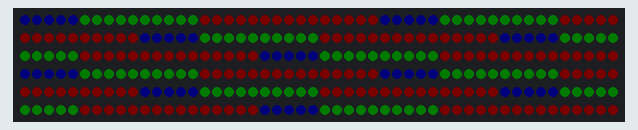
Recording of a sketch running on a simulated Arduino Uno, built with avr-gcc and run on an emulated ATmega328P. Shown: 300 RGB LEDs in strip order, left to right, continuing on the next row. Dim RGB values are drawn brighter than linear.

Above: at 0.1 s.

The sketch:

Strand0Test.ino
```cpp
/*
 * Single-strand test: strand 0 only (small nodes).
 * Pins match main TeensySquid strand 0: DATA = 0, CLK = 9.
 * Each node: inner ring (5 LEDs) = blue, middle (10) = green, outer (15) = red.
 * Overall brightness 30/255.
 */

#include <Arduino.h>
#include <FastLED.h>

#define DATA_PIN  0
#define CLOCK_PIN 9

// Small node: inner=5, middle=10, outer=15
#define INNER_LEDS  5
#define MIDDLE_LEDS 10
#define OUTER_LEDS  15
#define LEDS_PER_NODE (INNER_LEDS + MIDDLE_LEDS + OUTER_LEDS)  // 30

#define NODES_ON_STRAND  10
#define NUM_LEDS         (NODES_ON_STRAND * LEDS_PER_NODE)     // 300

#define MAX_BRIGHTNESS 30   // 30/255

CRGB leds[NUM_LEDS];

void setup() {
  FastLED.addLeds<SK9822, DATA_PIN, CLOCK_PIN, BGR>(leds, NUM_LEDS);
  FastLED.setBrightness(30);   // we scale colour in code to 30/255

  // Fill: each node → inner=blue, middle=green, outer=red
  for (uint16_t n = 0; n < NODES_ON_STRAND; n++) {
    uint16_t base = n * LEDS_PER_NODE;

    // Inner ring (first 5 LEDs) = blue
    for (uint8_t i = 0; i < INNER_LEDS; i++) {
      leds[base + i] = CRGB(0, 0, MAX_BRIGHTNESS);
    }
    base += INNER_LEDS;

    // Middle ring (next 10 LEDs) = green
    for (uint8_t i = 0; i < MIDDLE_LEDS; i++) {
      leds[base + i] = CRGB(0, MAX_BRIGHTNESS, 0);
    }
    base += MIDDLE_LEDS;

    // Outer ring (last 15 LEDs) = red
    for (uint8_t i = 0; i < OUTER_LEDS; i++) {
      leds[base + i] = CRGB(MAX_BRIGHTNESS, 0, 0);
    }
  }

  FastLED.show();
}

void loop() {
  // Static pattern; nothing to do.
  delay(100);
}
```
